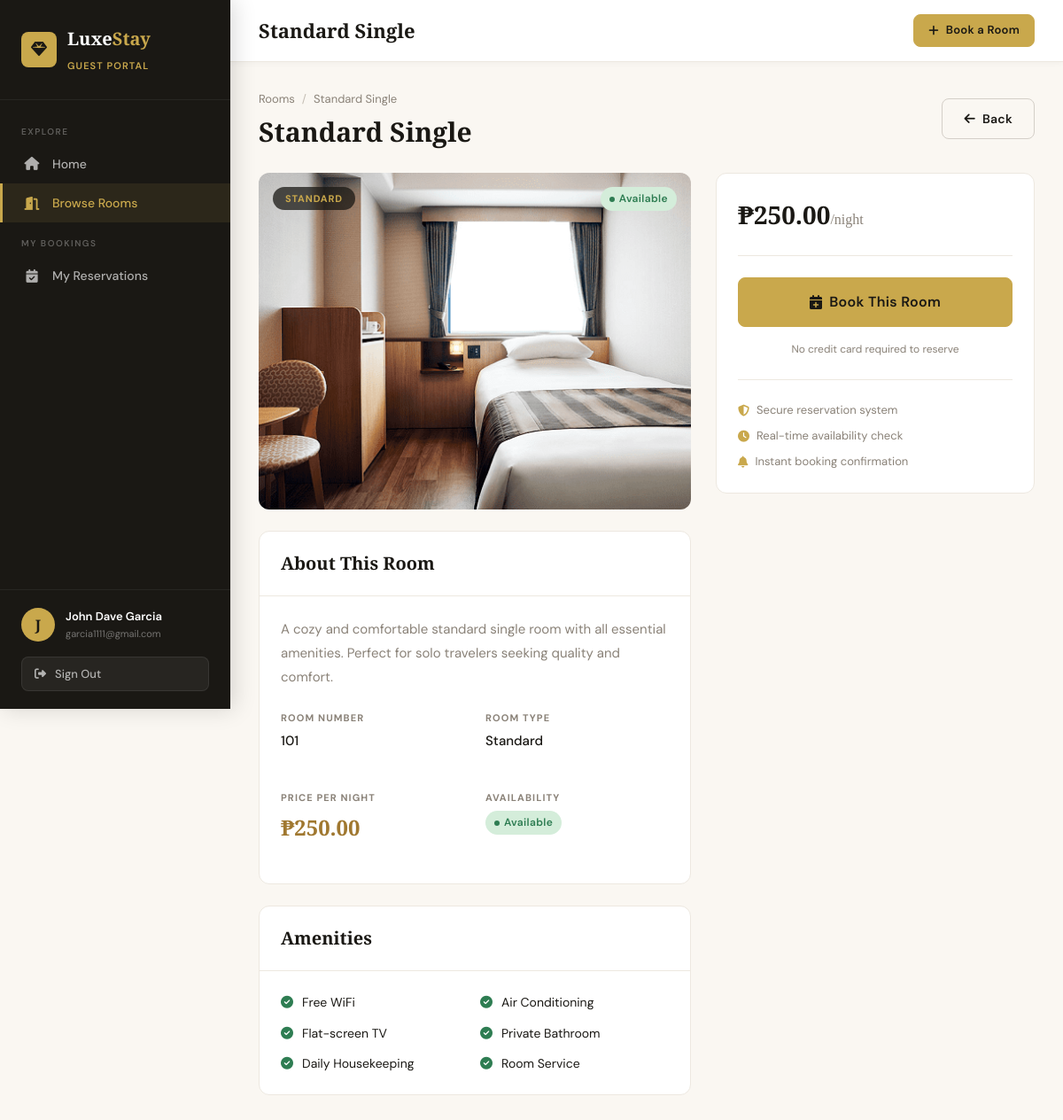
/customer/rooms/1 (signed in), run on the app's committed database.
### app/models/user.py (models this page shows, shortened)
class User(db.Model, UserMixin):
    __tablename__ = 'users'
    id = db.Column(db.Integer, primary_key=True)
    fullname = db.Column(db.String(150), nullable=False)
    email = db.Column(db.String(150), unique=True, nullable=False)
    password = db.Column(db.String(256), nullable=False)
    phone = db.Column(db.String(20), nullable=True)
    role = db.Column(db.String(20), nullable=False, default='customer')
    created_at = db.Column(db.DateTime, default=datetime.utcnow)
    reservations = db.relationship('Reservation', backref='customer', lazy=True)

### app/models/room.py (models this page shows, shortened)
class Room(db.Model):
    __tablename__ = 'rooms'
    id = db.Column(db.Integer, primary_key=True)
    room_number = db.Column(db.String(20), unique=True, nullable=False)
    room_name = db.Column(db.String(100), nullable=False)
    room_type = db.Column(db.String(50), nullable=False)
    price = db.Column(db.Float, nullable=False)
    description = db.Column(db.Text, nullable=True)
    amenities = db.Column(db.Text, nullable=True)
    image = db.Column(db.String(256), nullable=True, default='default_room.jpg')
    availability = db.Column(db.Boolean, default=True)
    created_at = db.Column(db.DateTime, default=datetime.utcnow)
    reservations = db.relationship('Reservation', backref='room', lazy=True)
    def get_amenities_list(self):
        if self.amenities:
            return [a.strip() for a in self.amenities.split(',')]
        return []

### app/routes/customer.py (the view)
@customer_bp.route('/rooms/<int:room_id>')
@login_required
def room_detail(room_id):
    room = Room.query.get_or_404(room_id)
    return render_template('customer/room_detail.html', room=room)

### app/templates/customer/room_detail.html
{% extends "customer/base_customer.html" %}
{% block page_title %}{{ room.room_name }}{% endblock %}
{% block customer_content %}
<div class="page-header">
  <div class="page-header-left">
    <div class="breadcrumb">
      <a href="{{ url_for('customer.browse_rooms') }}">Rooms</a>
      <span class="sep">/</span>
      <span>{{ room.room_name }}</span>
    </div>
    <h1>{{ room.room_name }}</h1>
  </div>
  <a href="{{ url_for('customer.browse_rooms') }}" class="btn btn-outline"><i class="fas fa-arrow-left"></i> Back</a>
</div>
<div style="display:grid;grid-template-columns:1fr 360px;gap:28px;align-items:start;">
  <div>
    <div style="border-radius:var(--radius);overflow:hidden;height:380px;margin-bottom:24px;position:relative;">
      <img src="{{ url_for('static', filename='uploads/rooms/' + room.image) }}"
        alt="{{ room.room_name }}" style="width:100%;height:100%;object-fit:cover;"
        onerror="this.src='https://images.unsplash.com/photo-1631049307264-da0ec9d70304?w=800&q=80'">
      <div style="position:absolute;top:16px;left:16px;">
        <span style="background:rgba(26,24,20,.75);backdrop-filter:blur(8px);color:var(--gold);font-size:11px;font-weight:700;letter-spacing:.08em;text-transform:uppercase;padding:6px 14px;border-radius:20px;">{{ room.room_type }}</span>
      </div>
      <div style="position:absolute;top:16px;right:16px;">
        {% if room.availability %}
          <span class="badge badge-available">Available</span>
        {% else %}
          <span class="badge badge-occupied">Not Available</span>
        {% endif %}
      </div>
    </div>
    <div class="card mb-24">
      <div class="card-header"><div class="card-title">About This Room</div></div>
      <div class="card-body">
        <p style="color:var(--stone);line-height:1.8;">{{ room.description }}</p>
        <div class="detail-grid mt-24">
          <div class="detail-item"><div class="detail-label">Room Number</div><div class="detail-value">{{ room.room_number }}</div></div>
          <div class="detail-item"><div class="detail-label">Room Type</div><div class="detail-value">{{ room.room_type }}</div></div>
          <div class="detail-item"><div class="detail-label">Price Per Night</div><div class="detail-value" style="font-family:'Cormorant Garamond',serif;font-size:24px;font-weight:700;color:var(--gold-dark);">₱{{ "%.2f"|format(room.price) }}</div></div>
          <div class="detail-item"><div class="detail-label">Availability</div><div class="detail-value">
            <span class="badge badge-{{ 'available' if room.availability else 'occupied' }}">{{ 'Available' if room.availability else 'Not Available' }}</span>
          </div></div>
        </div>
      </div>
    </div>
    <div class="card">
      <div class="card-header"><div class="card-title">Amenities</div></div>
      <div class="card-body">
        <div style="display:grid;grid-template-columns:1fr 1fr;gap:12px;">
          {% for amenity in room.get_amenities_list() %}
          <div style="display:flex;align-items:center;gap:10px;font-size:14px;">
            <i class="fas fa-check-circle" style="color:var(--success);"></i>{{ amenity }}
          </div>
          {% endfor %}
        </div>
      </div>
    </div>
  </div>
  <div class="card" style="position:sticky;top:80px;">
    <div class="card-body">
      <div style="font-family:'Cormorant Garamond',serif;font-size:28px;font-weight:700;color:var(--charcoal);">
        ₱{{ "%.2f"|format(room.price) }}<span style="font-size:16px;color:var(--stone);font-weight:400;">/night</span>
      </div>
      <hr class="divider">
      {% if room.availability %}
      <a href="{{ url_for('customer.book_room', room_id=room.id) }}" class="btn btn-gold btn-full btn-lg mb-16">
        <i class="fas fa-calendar-plus"></i> Book This Room
      </a>
      <p style="text-align:center;font-size:12px;color:var(--stone);">No credit card required to reserve</p>
      {% else %}
      <div class="warn-box mb-16"><i class="fas fa-exclamation-triangle"></i> This room is currently not available for booking.</div>
      {% endif %}
      <hr class="divider">
      <div style="font-size:13px;color:var(--stone);">
        <div class="d-flex align-center gap-8 mb-8"><i class="fas fa-shield-halved" style="color:var(--gold);"></i> Secure reservation system</div>
        <div class="d-flex align-center gap-8 mb-8"><i class="fas fa-clock" style="color:var(--gold);"></i> Real-time availability check</div>
        <div class="d-flex align-center gap-8"><i class="fas fa-bell" style="color:var(--gold);"></i> Instant booking confirmation</div>
      </div>
    </div>
  </div>
</div>
{% endblock %}

### app/templates/customer/base_customer.html (shortened to what this page needs)
{% extends "base.html" %}
{% block content %}
<div class="app-layout">
  <aside class="sidebar" id="sidebar">
    <div class="sidebar-header">
      <div class="sidebar-logo">
        <div class="logo-icon"><i class="fas fa-gem"></i></div>
        <div>
          <div class="logo-name">Luxe<span>Stay</span></div>
          <div class="sidebar-role">Guest Portal</div>
        </div>
      </div>
    </div>
    <nav class="sidebar-nav">
      <div class="nav-section">
        <div class="nav-section-label">Explore</div>
        <a href="{{ url_for('customer.dashboard') }}" class="nav-link {% if request.endpoint == 'customer.dashboard' %}active{% endif %}">
          <i class="fas fa-home"></i> Home
        </a>
        <a href="{{ url_for('customer.browse_rooms') }}" class="nav-link {% if request.endpoint in ['customer.browse_rooms','customer.room_detail'] %}active{% endif %}">
          <i class="fas fa-door-open"></i> Browse Rooms
        </a>
      </div>
      <div class="nav-section">
        <div class="nav-section-label">My Bookings</div>
        <a href="{{ url_for('customer.my_reservations') }}" class="nav-link {% if 'reservation' in request.endpoint and request.endpoint != 'customer.dashboard' %}active{% endif %}">
          <i class="fas fa-calendar-check"></i> My Reservations
        </a>
      </div>
    </nav>
    <div class="sidebar-footer">
      <div class="sidebar-user">
        <div class="sidebar-avatar">{{ current_user.fullname[0] }}</div>
        <div class="sidebar-user-info">
          <div class="name">{{ current_user.fullname }}</div>
          <div class="email">{{ current_user.email }}</div>
        </div>
      </div>
      <form action="{{ url_for('auth.logout') }}" method="GET">
        <button type="submit" class="btn-logout"><i class="fas fa-sign-out-alt"></i> Sign Out</button>
      </form>
    </div>
  </aside>
  <div class="main-content">
    <header class="topbar">
      <div class="d-flex align-center gap-12">
        <div class="topbar-title">{% block page_title %}Dashboard{% endblock %}</div>
      </div>
      <div class="topbar-actions">
        <a href="{{ url_for('customer.browse_rooms') }}" class="btn btn-gold btn-sm"><i class="fas fa-plus"></i> Book a Room</a>
      </div>
    </header>
    <div class="page-content">
      {% block customer_content %}{% endblock %}
    </div>
  </div>
</div>
{% endblock %}

### data on the page
User: fullname "J", fullname "John Dave Garcia", email "garcia1111@gmail.com"
Room: room_name "Standard Single", image (picture), room_type "STANDARD", description "A cozy and comfortable standard single room with all essential amenities. Perfect for solo travelers seeking quality and comfort.", room_number "101", room_type "Standard", price "250.00", availability "Available"

### other printed values
{{ amenity }} "Free WiFi" "Air Conditioning" "Flat-screen TV" "Private Bathroom" "Daily Housekeeping" "Room Service"
